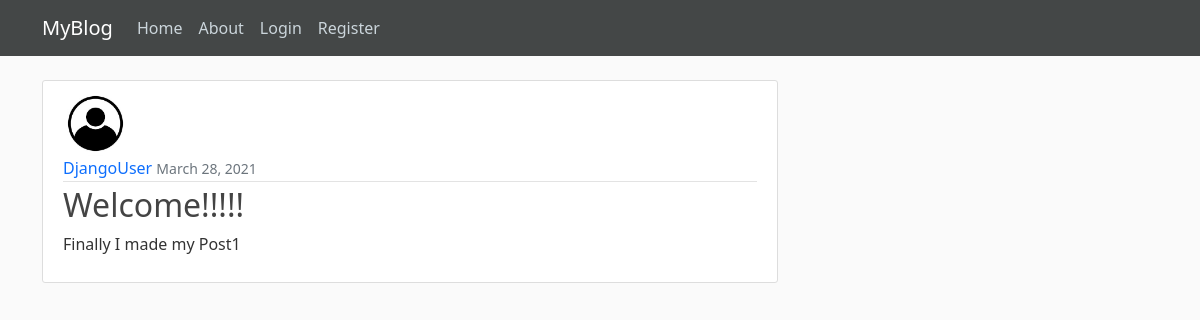
Screenshot of /post/28/ with the database file from the repository.
### blog/models.py (models this page shows, shortened)
class Post(models.Model):
    title = models.CharField(max_length=100)
    content = models.TextField()
    date_posted = models.DateTimeField(default=timezone.now)
    author = models.ForeignKey(User, on_delete=models.CASCADE)

### users/models.py (models this page shows, shortened)
class Profile(models.Model):
    user = models.OneToOneField(User, on_delete=models.CASCADE)
    image = models.ImageField(default='default.jpg', upload_to='profile_pics')

### blog/views.py (the view)
# urls.py: path('post/<int:pk>/', PostDetailView.as_view(), name='post-detail'),
class PostDetailView(DetailView):
    model = Post

### blog/templates/blog/post_detail.html (shortened to what this page needs)
{% extends "blog/base.html" %}
{% block naman %}
  <article class="media content-section">
    <img class="rounded-circle article-img" src="{{ object.author.profile.image.url }}">
    <div class="media-body">
      <div class="article-metadata">
        <a class="mr-2" href="{% url 'user-posts' object.author.username %}"style="text-decoration: none;">{{ object.author }}</a>
        <small class="text-muted">{{ object.date_posted|date:"F d, Y" }}</small>
      </div>
      <h2 class="article-title">{{ object.title }}</h2>
      <p class="article-content">{{ object.content }}</p>
    </div>
  </article>
{% endblock naman %}

### blog/static/blog/main.css (style rules this page uses)
body { background: #fafafa; color: #333333; margin-top: 5rem; }
h1, h2, h3, h4, h5, h6 { color: #444444; }
.content-section { background: #ffffff; padding: 10px 20px; border: 1px solid #dddddd; border-radius: 3px; margin-bottom: 20px; }
.article-title { color: #444444; text-decoration: none; }
.article-content { white-space: pre-line; }
.article-img { height: 65px; width: 65px; margin-right: 16px; }
.article-metadata { padding-bottom: 1px; margin-bottom: 4px; border-bottom: 1px solid #e3e3e3 }

### rows the page displays
Post: author.profile.image (placeholder picture), author "DjangoUser", date_posted "March 28, 2021", title "Welcome!!!!!", content "Finally I made my Post1"
